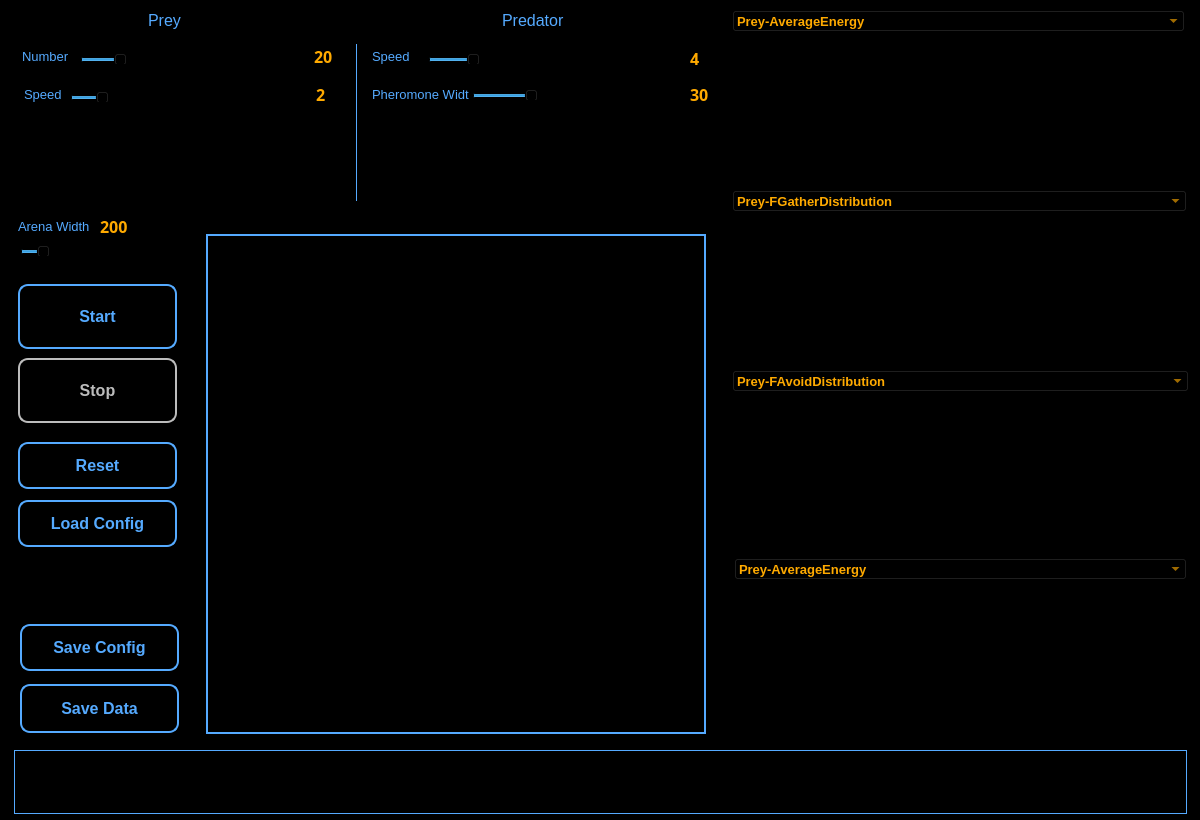
<?xml version="1.0" encoding="UTF-8"?>
<ui version="4.0">
 <class>mainWindow</class>
 <widget class="QWidget" name="mainWindow">
  <property name="geometry">
   <rect>
    <x>0</x>
    <y>0</y>
    <width>1200</width>
    <height>820</height>
   </rect>
  </property>
  <property name="font">
   <font>
    <pointsize>10</pointsize>
    <weight>75</weight>
    <bold>true</bold>
   </font>
  </property>
  <property name="windowTitle">
   <string>Prey-Predator-Simulation</string>
  </property>
  <property name="styleSheet">
   <string notr="true">background-color: rgb(0, 0, 0);
color: rgb(85, 170, 255);</string>
  </property>
  <widget class="QLabel" name="label_arena">
   <property name="geometry">
    <rect>
     <x>206</x>
     <y>234</y>
     <width>500</width>
     <height>500</height>
    </rect>
   </property>
   <property name="styleSheet">
    <string notr="true">border-color: rgb(85, 170, 255);
border-width: 2px;
border-style:solid;</string>
   </property>
   <property name="frameShape">
    <enum>QFrame::StyledPanel</enum>
   </property>
   <property name="lineWidth">
    <number>2</number>
   </property>
   <property name="text">
    <string/>
   </property>
   <property name="alignment">
    <set>Qt::AlignCenter</set>
   </property>
  </widget>
  <widget class="QWidget" name="wp_1" native="true">
   <property name="geometry">
    <rect>
     <x>736</x>
     <y>26</y>
     <width>450</width>
     <height>171</height>
    </rect>
   </property>
   <property name="styleSheet">
    <string notr="true"/>
   </property>
  </widget>
  <widget class="QTextEdit" name="te_logger">
   <property name="geometry">
    <rect>
     <x>14</x>
     <y>750</y>
     <width>1173</width>
     <height>64</height>
    </rect>
   </property>
   <property name="styleSheet">
    <string notr="true">border-color: rgb(85, 170, 255);
border-width: 1px;
border-style:solid;</string>
   </property>
   <property name="readOnly">
    <bool>true</bool>
   </property>
  </widget>
  <widget class="QPushButton" name="pb_start">
   <property name="geometry">
    <rect>
     <x>18</x>
     <y>284</y>
     <width>159</width>
     <height>65</height>
    </rect>
   </property>
   <property name="font">
    <font>
     <pointsize>12</pointsize>
     <weight>75</weight>
     <bold>true</bold>
    </font>
   </property>
   <property name="cursor">
    <cursorShape>OpenHandCursor</cursorShape>
   </property>
   <property name="styleSheet">
    <string notr="true">border-color: rgb(85, 170, 255);
border-width: 2px;
border-style:solid;
border-radius:10px;</string>
   </property>
   <property name="text">
    <string>Start</string>
   </property>
  </widget>
  <widget class="QWidget" name="wp_2" native="true">
   <property name="geometry">
    <rect>
     <x>736</x>
     <y>208</y>
     <width>450</width>
     <height>171</height>
    </rect>
   </property>
   <property name="styleSheet">
    <string notr="true"/>
   </property>
  </widget>
  <widget class="QWidget" name="wp_3" native="true">
   <property name="geometry">
    <rect>
     <x>736</x>
     <y>386</y>
     <width>450</width>
     <height>175</height>
    </rect>
   </property>
   <property name="styleSheet">
    <string notr="true"/>
   </property>
  </widget>
  <widget class="QPushButton" name="pb_save_data">
   <property name="geometry">
    <rect>
     <x>20</x>
     <y>684</y>
     <width>159</width>
     <height>49</height>
    </rect>
   </property>
   <property name="font">
    <font>
     <pointsize>12</pointsize>
     <weight>75</weight>
     <bold>true</bold>
    </font>
   </property>
   <property name="cursor">
    <cursorShape>OpenHandCursor</cursorShape>
   </property>
   <property name="styleSheet">
    <string notr="true">border-color: rgb(85, 170, 255);
border-width: 2px;
border-style:solid;
border-radius:10px;</string>
   </property>
   <property name="text">
    <string>Save Data</string>
   </property>
  </widget>
  <widget class="QComboBox" name="cb_p_1">
   <property name="geometry">
    <rect>
     <x>732</x>
     <y>10</y>
     <width>453</width>
     <height>22</height>
    </rect>
   </property>
   <property name="font">
    <font>
     <pointsize>10</pointsize>
     <weight>75</weight>
     <bold>true</bold>
    </font>
   </property>
   <property name="styleSheet">
    <string notr="true">color: rgb(255, 170, 0);</string>
   </property>
   <item>
    <property name="text">
     <string>Prey-AverageEnergy</string>
    </property>
   </item>
   <item>
    <property name="text">
     <string>Predator-Energy</string>
    </property>
   </item>
   <item>
    <property name="text">
     <string>Prey-DeathRatio</string>
    </property>
   </item>
  </widget>
  <widget class="QComboBox" name="cb_p_2">
   <property name="geometry">
    <rect>
     <x>732</x>
     <y>190</y>
     <width>455</width>
     <height>22</height>
    </rect>
   </property>
   <property name="font">
    <font>
     <pointsize>10</pointsize>
     <weight>75</weight>
     <bold>true</bold>
    </font>
   </property>
   <property name="styleSheet">
    <string notr="true">color: rgb(255, 170, 0);</string>
   </property>
   <item>
    <property name="text">
     <string>Prey-FGatherDistribution</string>
    </property>
   </item>
   <item>
    <property name="text">
     <string>Prey-FAvoidDistribution</string>
    </property>
   </item>
   <item>
    <property name="text">
     <string>Prey-EnergyDistribution</string>
    </property>
   </item>
   <item>
    <property name="text">
     <string/>
    </property>
   </item>
  </widget>
  <widget class="QComboBox" name="cb_p_3">
   <property name="geometry">
    <rect>
     <x>732</x>
     <y>370</y>
     <width>457</width>
     <height>22</height>
    </rect>
   </property>
   <property name="font">
    <font>
     <pointsize>10</pointsize>
     <weight>75</weight>
     <bold>true</bold>
    </font>
   </property>
   <property name="styleSheet">
    <string notr="true">color: rgb(255, 170, 0);</string>
   </property>
   <property name="currentIndex">
    <number>1</number>
   </property>
   <item>
    <property name="text">
     <string>Prey-FGatherDistribution</string>
    </property>
   </item>
   <item>
    <property name="text">
     <string>Prey-FAvoidDistribution</string>
    </property>
   </item>
   <item>
    <property name="text">
     <string>Prey-EnergyDistribution</string>
    </property>
   </item>
   <item>
    <property name="text">
     <string/>
    </property>
   </item>
  </widget>
  <widget class="Line" name="line">
   <property name="geometry">
    <rect>
     <x>348</x>
     <y>44</y>
     <width>16</width>
     <height>157</height>
    </rect>
   </property>
   <property name="frameShadow">
    <enum>QFrame::Plain</enum>
   </property>
   <property name="orientation">
    <enum>Qt::Vertical</enum>
   </property>
  </widget>
  <widget class="QLabel" name="label_2">
   <property name="geometry">
    <rect>
     <x>148</x>
     <y>8</y>
     <width>54</width>
     <height>25</height>
    </rect>
   </property>
   <property name="font">
    <font>
     <pointsize>12</pointsize>
     <weight>50</weight>
     <bold>false</bold>
    </font>
   </property>
   <property name="text">
    <string>Prey</string>
   </property>
  </widget>
  <widget class="QLabel" name="label_3">
   <property name="geometry">
    <rect>
     <x>502</x>
     <y>8</y>
     <width>115</width>
     <height>25</height>
    </rect>
   </property>
   <property name="font">
    <font>
     <pointsize>12</pointsize>
     <weight>50</weight>
     <bold>false</bold>
    </font>
   </property>
   <property name="text">
    <string>Predator</string>
   </property>
  </widget>
  <widget class="QLabel" name="label_5">
   <property name="geometry">
    <rect>
     <x>18</x>
     <y>214</y>
     <width>71</width>
     <height>25</height>
    </rect>
   </property>
   <property name="font">
    <font>
     <pointsize>10</pointsize>
     <weight>50</weight>
     <bold>false</bold>
    </font>
   </property>
   <property name="text">
    <string>Arena Width:</string>
   </property>
  </widget>
  <widget class="QSlider" name="s_arena_width">
   <property name="geometry">
    <rect>
     <x>20</x>
     <y>240</y>
     <width>163</width>
     <height>16</height>
    </rect>
   </property>
   <property name="minimum">
    <number>100</number>
   </property>
   <property name="maximum">
    <number>1000</number>
   </property>
   <property name="singleStep">
    <number>50</number>
   </property>
   <property name="pageStep">
    <number>50</number>
   </property>
   <property name="value">
    <number>200</number>
   </property>
   <property name="orientation">
    <enum>Qt::Horizontal</enum>
   </property>
   <property name="tickPosition">
    <enum>QSlider::TicksAbove</enum>
   </property>
   <property name="tickInterval">
    <number>50</number>
   </property>
  </widget>
  <widget class="QLabel" name="lb_arena_width">
   <property name="geometry">
    <rect>
     <x>100</x>
     <y>218</y>
     <width>54</width>
     <height>17</height>
    </rect>
   </property>
   <property name="font">
    <font>
     <family>Adobe Devanagari</family>
     <pointsize>12</pointsize>
     <weight>75</weight>
     <bold>true</bold>
    </font>
   </property>
   <property name="styleSheet">
    <string notr="true">color: rgb(255, 170, 0);</string>
   </property>
   <property name="text">
    <string>200</string>
   </property>
  </widget>
  <widget class="QPushButton" name="pb_load_cfg">
   <property name="geometry">
    <rect>
     <x>18</x>
     <y>500</y>
     <width>159</width>
     <height>47</height>
    </rect>
   </property>
   <property name="font">
    <font>
     <pointsize>12</pointsize>
     <weight>75</weight>
     <bold>true</bold>
    </font>
   </property>
   <property name="cursor">
    <cursorShape>OpenHandCursor</cursorShape>
   </property>
   <property name="styleSheet">
    <string notr="true">border-color: rgb(85, 170, 255);
border-width: 2px;
border-style:solid;
border-radius:10px;</string>
   </property>
   <property name="text">
    <string>Load Config</string>
   </property>
  </widget>
  <widget class="QPushButton" name="pb_reset">
   <property name="geometry">
    <rect>
     <x>18</x>
     <y>442</y>
     <width>159</width>
     <height>47</height>
    </rect>
   </property>
   <property name="font">
    <font>
     <pointsize>12</pointsize>
     <weight>75</weight>
     <bold>true</bold>
    </font>
   </property>
   <property name="cursor">
    <cursorShape>OpenHandCursor</cursorShape>
   </property>
   <property name="styleSheet">
    <string notr="true">border-color: rgb(85, 170, 255);
border-width: 2px;
border-style:solid;
border-radius:10px;</string>
   </property>
   <property name="text">
    <string>Reset</string>
   </property>
  </widget>
  <widget class="QPushButton" name="pb_save_cfg">
   <property name="geometry">
    <rect>
     <x>20</x>
     <y>624</y>
     <width>159</width>
     <height>47</height>
    </rect>
   </property>
   <property name="font">
    <font>
     <pointsize>12</pointsize>
     <weight>75</weight>
     <bold>true</bold>
    </font>
   </property>
   <property name="cursor">
    <cursorShape>OpenHandCursor</cursorShape>
   </property>
   <property name="styleSheet">
    <string notr="true">border-color: rgb(85, 170, 255);
border-width: 2px;
border-style:solid;
border-radius:10px;</string>
   </property>
   <property name="text">
    <string>Save Config</string>
   </property>
  </widget>
  <widget class="QLabel" name="label_6">
   <property name="geometry">
    <rect>
     <x>372</x>
     <y>44</y>
     <width>37</width>
     <height>25</height>
    </rect>
   </property>
   <property name="font">
    <font>
     <pointsize>10</pointsize>
     <weight>50</weight>
     <bold>false</bold>
    </font>
   </property>
   <property name="text">
    <string>Speed</string>
   </property>
  </widget>
  <widget class="QSlider" name="s_predator_speed">
   <property name="geometry">
    <rect>
     <x>428</x>
     <y>48</y>
     <width>257</width>
     <height>16</height>
    </rect>
   </property>
   <property name="minimum">
    <number>1</number>
   </property>
   <property name="maximum">
    <number>20</number>
   </property>
   <property name="singleStep">
    <number>1</number>
   </property>
   <property name="pageStep">
    <number>1</number>
   </property>
   <property name="value">
    <number>4</number>
   </property>
   <property name="orientation">
    <enum>Qt::Horizontal</enum>
   </property>
   <property name="tickPosition">
    <enum>QSlider::TicksAbove</enum>
   </property>
   <property name="tickInterval">
    <number>1</number>
   </property>
  </widget>
  <widget class="QLabel" name="lb_predator_speed">
   <property name="geometry">
    <rect>
     <x>690</x>
     <y>50</y>
     <width>31</width>
     <height>16</height>
    </rect>
   </property>
   <property name="font">
    <font>
     <family>Adobe Devanagari</family>
     <pointsize>12</pointsize>
     <weight>75</weight>
     <bold>true</bold>
    </font>
   </property>
   <property name="styleSheet">
    <string notr="true">color: rgb(255, 170, 0);</string>
   </property>
   <property name="text">
    <string>4</string>
   </property>
  </widget>
  <widget class="QLabel" name="label_7">
   <property name="geometry">
    <rect>
     <x>372</x>
     <y>82</y>
     <width>97</width>
     <height>25</height>
    </rect>
   </property>
   <property name="font">
    <font>
     <pointsize>10</pointsize>
     <weight>50</weight>
     <bold>false</bold>
    </font>
   </property>
   <property name="text">
    <string>Pheromone Width</string>
   </property>
  </widget>
  <widget class="QSlider" name="s_phero_width">
   <property name="geometry">
    <rect>
     <x>472</x>
     <y>84</y>
     <width>213</width>
     <height>16</height>
    </rect>
   </property>
   <property name="minimum">
    <number>5</number>
   </property>
   <property name="maximum">
    <number>100</number>
   </property>
   <property name="singleStep">
    <number>5</number>
   </property>
   <property name="pageStep">
    <number>5</number>
   </property>
   <property name="value">
    <number>30</number>
   </property>
   <property name="orientation">
    <enum>Qt::Horizontal</enum>
   </property>
   <property name="tickPosition">
    <enum>QSlider::TicksAbove</enum>
   </property>
   <property name="tickInterval">
    <number>5</number>
   </property>
  </widget>
  <widget class="QLabel" name="lb_phero_width">
   <property name="geometry">
    <rect>
     <x>690</x>
     <y>86</y>
     <width>31</width>
     <height>16</height>
    </rect>
   </property>
   <property name="font">
    <font>
     <family>Adobe Devanagari</family>
     <pointsize>12</pointsize>
     <weight>75</weight>
     <bold>true</bold>
    </font>
   </property>
   <property name="styleSheet">
    <string notr="true">color: rgb(255, 170, 0);</string>
   </property>
   <property name="text">
    <string>30</string>
   </property>
  </widget>
  <widget class="QLabel" name="label_9">
   <property name="geometry">
    <rect>
     <x>24</x>
     <y>82</y>
     <width>37</width>
     <height>25</height>
    </rect>
   </property>
   <property name="font">
    <font>
     <pointsize>10</pointsize>
     <weight>50</weight>
     <bold>false</bold>
    </font>
   </property>
   <property name="text">
    <string>Speed</string>
   </property>
  </widget>
  <widget class="QSlider" name="s_prey_speed">
   <property name="geometry">
    <rect>
     <x>70</x>
     <y>86</y>
     <width>237</width>
     <height>16</height>
    </rect>
   </property>
   <property name="minimum">
    <number>1</number>
   </property>
   <property name="maximum">
    <number>10</number>
   </property>
   <property name="singleStep">
    <number>1</number>
   </property>
   <property name="pageStep">
    <number>1</number>
   </property>
   <property name="value">
    <number>2</number>
   </property>
   <property name="orientation">
    <enum>Qt::Horizontal</enum>
   </property>
   <property name="tickPosition">
    <enum>QSlider::TicksAbove</enum>
   </property>
   <property name="tickInterval">
    <number>1</number>
   </property>
  </widget>
  <widget class="QLabel" name="lb_prey_speed">
   <property name="geometry">
    <rect>
     <x>316</x>
     <y>86</y>
     <width>31</width>
     <height>16</height>
    </rect>
   </property>
   <property name="font">
    <font>
     <family>Adobe Devanagari</family>
     <pointsize>12</pointsize>
     <weight>75</weight>
     <bold>true</bold>
    </font>
   </property>
   <property name="styleSheet">
    <string notr="true">color: rgb(255, 170, 0);</string>
   </property>
   <property name="text">
    <string>2</string>
   </property>
  </widget>
  <widget class="QWidget" name="wp_4" native="true">
   <property name="geometry">
    <rect>
     <x>736</x>
     <y>573</y>
     <width>450</width>
     <height>165</height>
    </rect>
   </property>
   <property name="styleSheet">
    <string notr="true"/>
   </property>
  </widget>
  <widget class="QSlider" name="s_prey_num">
   <property name="geometry">
    <rect>
     <x>80</x>
     <y>48</y>
     <width>225</width>
     <height>16</height>
    </rect>
   </property>
   <property name="minimum">
    <number>5</number>
   </property>
   <property name="maximum">
    <number>100</number>
   </property>
   <property name="singleStep">
    <number>5</number>
   </property>
   <property name="pageStep">
    <number>5</number>
   </property>
   <property name="value">
    <number>20</number>
   </property>
   <property name="orientation">
    <enum>Qt::Horizontal</enum>
   </property>
   <property name="tickPosition">
    <enum>QSlider::TicksAbove</enum>
   </property>
   <property name="tickInterval">
    <number>5</number>
   </property>
  </widget>
  <widget class="QLabel" name="label_10">
   <property name="geometry">
    <rect>
     <x>22</x>
     <y>44</y>
     <width>49</width>
     <height>25</height>
    </rect>
   </property>
   <property name="font">
    <font>
     <pointsize>10</pointsize>
     <weight>50</weight>
     <bold>false</bold>
    </font>
   </property>
   <property name="text">
    <string>Number</string>
   </property>
  </widget>
  <widget class="QLabel" name="lb_prey_num">
   <property name="geometry">
    <rect>
     <x>314</x>
     <y>48</y>
     <width>31</width>
     <height>16</height>
    </rect>
   </property>
   <property name="font">
    <font>
     <family>Adobe Devanagari</family>
     <pointsize>12</pointsize>
     <weight>75</weight>
     <bold>true</bold>
    </font>
   </property>
   <property name="styleSheet">
    <string notr="true">color: rgb(255, 170, 0);</string>
   </property>
   <property name="text">
    <string>20</string>
   </property>
  </widget>
  <widget class="QPushButton" name="pb_stop">
   <property name="enabled">
    <bool>false</bool>
   </property>
   <property name="geometry">
    <rect>
     <x>18</x>
     <y>358</y>
     <width>159</width>
     <height>65</height>
    </rect>
   </property>
   <property name="font">
    <font>
     <pointsize>12</pointsize>
     <weight>75</weight>
     <bold>true</bold>
    </font>
   </property>
   <property name="cursor">
    <cursorShape>OpenHandCursor</cursorShape>
   </property>
   <property name="styleSheet">
    <string notr="true">QPushButton:disabled{
border-color: rgb(188, 188, 188);
color:rgb(188, 188, 188);
border-width: 2px;
border-style:solid;
border-radius:10px;}

QPushButton{
border-color: rgb(85, 170, 255);
border-width: 2px;
border-style:solid;
border-radius:10px;}
</string>
   </property>
   <property name="text">
    <string>Stop</string>
   </property>
  </widget>
  <widget class="QComboBox" name="cb_p_4">
   <property name="geometry">
    <rect>
     <x>734</x>
     <y>558</y>
     <width>453</width>
     <height>22</height>
    </rect>
   </property>
   <property name="font">
    <font>
     <pointsize>10</pointsize>
     <weight>75</weight>
     <bold>true</bold>
    </font>
   </property>
   <property name="styleSheet">
    <string notr="true">color: rgb(255, 170, 0);</string>
   </property>
   <item>
    <property name="text">
     <string>Prey-AverageEnergy</string>
    </property>
   </item>
   <item>
    <property name="text">
     <string>Predator-Energy</string>
    </property>
   </item>
   <item>
    <property name="text">
     <string>Prey-DeathRatio</string>
    </property>
   </item>
   <item>
    <property name="text">
     <string>Predator-PheroRadius</string>
    </property>
   </item>
  </widget>
 </widget>
 <resources/>
 <connections/>
</ui>
